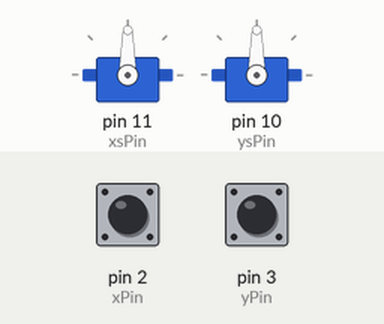
Recording of a sketch running on a simulated Arduino Uno, built with avr-gcc and run on an emulated ATmega328P. On the bench: 2 × servo. Inputs (shaded band) come from the test bench; at power-on: pin 2 (xPin) LOW, pin 3 (yPin) LOW.

Above: at 1.2 s.
1.3 s: pin 2 (xPin) pulsed HIGH 5 times (0.12 s each, 0.3 s apart)
At 4.0 s:
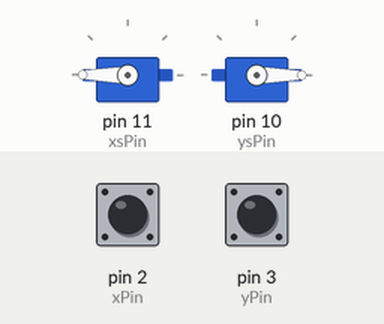
5.8 s: pin 3 (yPin) pulsed HIGH 5 times (0.12 s each, 0.3 s apart)
At 7.7 s:
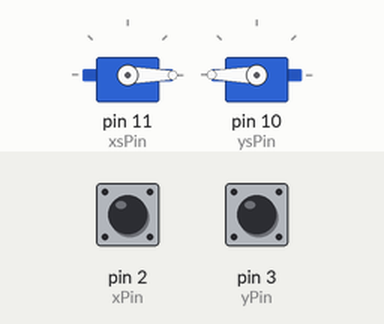
At 9.2 s:
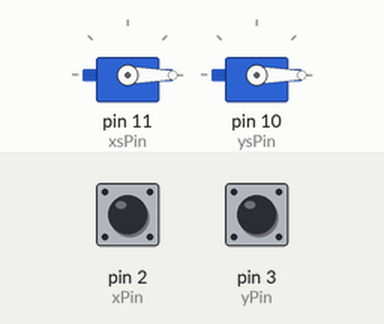
Timing chart, 0 to 10.7 s (numbered marks = the images above; inputs shaded):
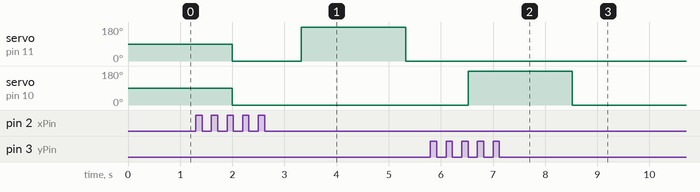

Measured:
- after the input at 5.8 s, servo on pin 10 (ysPin): 0° → 180° after 0.72 s, → 0° 2.0 s later

The sketch:

unoAccelServo.ino
```cpp
/*
This Sketch Written By Mike Hall
Feel Free to distribute and alter this code!

Using Memsic 2125 Accelerometer, Standard Hobby Servos, and Arduino Uno.
Matches tilt from accelerometer to servos. Video at http://www.youtube.com/watch?v=i_1c97m_p0I
*/
#include <Servo.h> //Include Servo Library

Servo xServo;  //Declares servos
Servo yServo;
int xsPin = 11;  //Pin for Servos
int ysPin = 10;
int xPin = 2;  //Pins for Accelerometer
int yPin = 3;
int sensitivity = 10;  //If > 2, will require a larger movement before activating servos
boolean setServo = false;  //Flag for whether to change servo position or not
int temp;  //temporary calculations value
int accelerationX, accelerationY = 90;  //Servo positions, initializes to middle of field

void setup()
{
  xServo.attach(xsPin);  //Initializes Servos
  yServo.attach(ysPin);
}

void loop()
{
  int pulseX, pulseY;  //Resets and declares input variables
  setServo = false;  //Resets flags
  digitalWrite(13, LOW);  //Turns Uno LED off

  pulseX = (((pulseIn(xPin, HIGH) - 3700) * 18.0) / 250);  //reading from accelerometer and converting value to 0-180
  pulseY = (((pulseIn(yPin, HIGH) - 3700) * 18.0) / 250);

  temp = (accelerationX - pulseX);  //Determines difference between new readings and current position
  temp = abs(temp);
  if (temp > sensitivity)  //Checks difference to sensitivity value set above
  {
    accelerationX = pulseX;
    setServo = true;
  }
  if (accelerationX > 180)  //Sets max value
  {
    accelerationX = 180;
    digitalWrite(13, HIGH);
  }
  if (accelerationX < 0)  //Sets min value
  {
    accelerationX = 0;
    digitalWrite(13, HIGH);
  }

  temp = (accelerationY - pulseY);  //Determines difference between new readings and current position
  temp = abs(temp);
  if (temp > sensitivity)  //Checks difference to sensitivity value set above
  {
    accelerationY = pulseY;
    setServo = true;
  }
  if (accelerationY > 180)  //Sets max value
  {
    accelerationY = 180;
    digitalWrite(13, HIGH);
  }
  if (accelerationY < 0)  //Sets min value
  {
    accelerationY = 0;
    digitalWrite(13, HIGH);
  }

  if (setServo)  //Adjusts Servo Positions
  {
    xServo.write(accelerationX);
    yServo.write(accelerationY);
  }

  delay(1);  //Tiny delay to reduce electrical noise.

}
```
